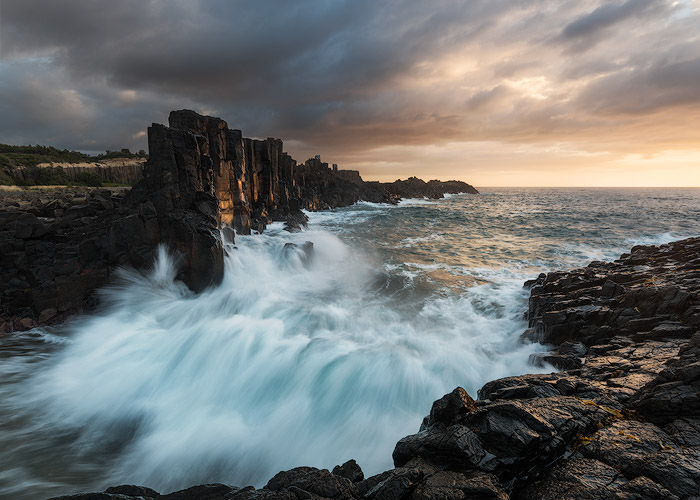
#> input picture Data/1.jpg, 700 x 500 px, given in place of 4.jpg, which was not available
$ jupyter execute Test.ipynb
#> lines starting #> are read from the running program, lines starting #| are printed output that depends on the picture; pictures that were not available may be replaced by others from this repository, and a replacement may not be noted
[cell 1]
import numpy as np
import sklearn
import matplotlib.pyplot as plt
import matplotlib.image as mpimg
from mpl_toolkits.mplot3d import Axes3D
import skimage
from sklearn.cluster import KMeans
from skimage import io
from skimage import color
from skimage import data
import cv2
import os, glob
import tools

[cell 2]
image_paths = os.listdir("Data")
image1 = skimage.io.imread("Data/" + "4.jpg")#image_paths[3])
#> image1 is the input picture: shape (500, 700, 3); mean R, G, B 107.8, 111, 110.7

[cell 3]
r = image1[:,:,0]
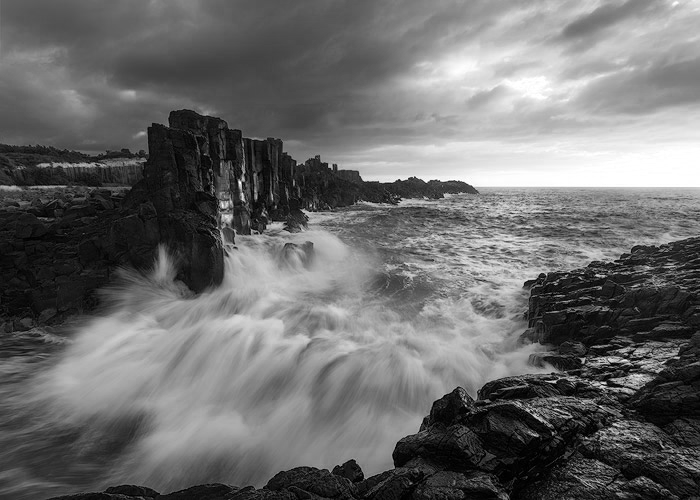
#> r: shape (500, 700); min 0, max 255, mean 107.8
g = image1[:,:,1]
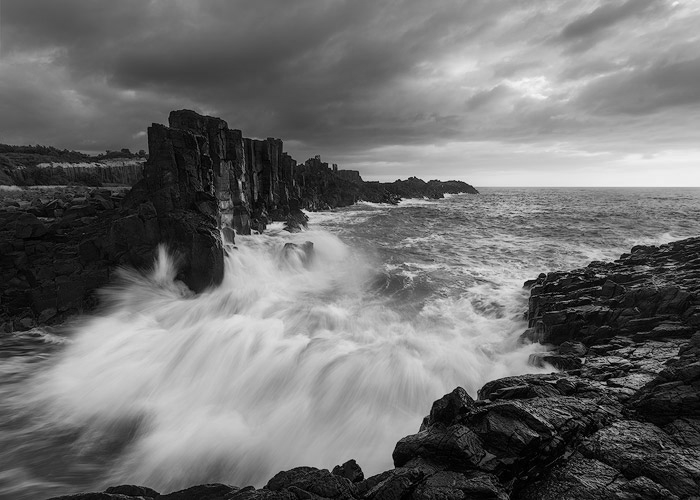
#> g: shape (500, 700); min 0, max 247, mean 111
b = image1[:,:,2]
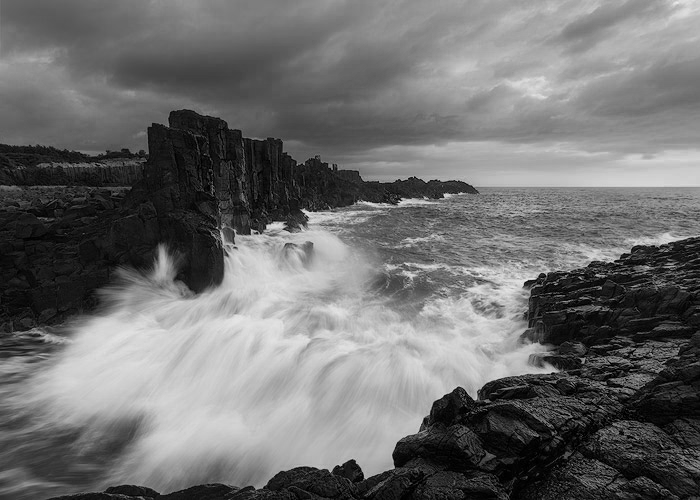
#> b: shape (500, 700); min 0, max 238, mean 110.7

[cell 4]
r = r.flatten()
g = g.flatten()
b = b.flatten()

fig = plt.figure()
ax = Axes3D(fig)
ax.scatter(r, g, b)
plt.show()

[cell 5]
image1flat = image1.reshape((image1.shape[0] * image1.shape[1], 3))
km = KMeans(n_clusters = 7)
km.fit(image1flat)
colors = km.cluster_centers_.astype(int)

[cell 6]
# https://buzzrobot.com/dominant-colors-in-an-image-using-k-means-clustering-3c7af4622036
numLabels = np.arange(0, 8)
(hist, _) = np.histogram(km.labels_, bins = numLabels)
hist = hist.astype("float")
hist /= hist.sum()
colors1 = km.cluster_centers_
colors1 = colors1[(-hist).argsort()]
hist = hist[(-hist).argsort()]
chart = np.zeros((50, 500, 3), np.uint8)
start = 0
for i in range(7):
    end = start + 500/7

    #getting rgb values
    r = colors1[i][0].item()
    g = colors1[i][1].item()
    b = colors1[i][2].item()

    #using cv2.rectangle to plot colors
    cv2.rectangle(chart, (int(start), 0), (int(end), 50), (r,g,b), -1)
    start = end
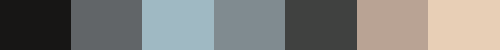
#> chart: shape (50, 500, 3); mean R, G, B 127, 126.2, 122.7

#display chart
plt.figure()
plt.axis("off")
plt.imshow(chart)
plt.show()
plt.imshow(image1)

[cell 7]
print(image1.shape)
#| (500, 700, 3)
imagelab = skimage.color.rgb2lab(image1)
#> imagelab: shape (500, 700, 3) float64; mean of channels 0, 1, 2 45.3, -0.7, -0.2

l = imagelab[:,:,0]
a = imagelab[:,:,1]
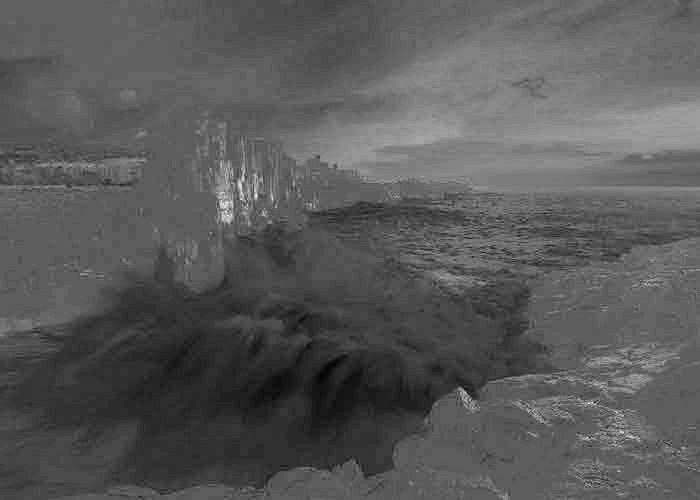
#> a: shape (500, 700) float64; min -16.21, max 28.07, mean -0.7; drawn with min black and max white
b = imagelab[:,:,2]
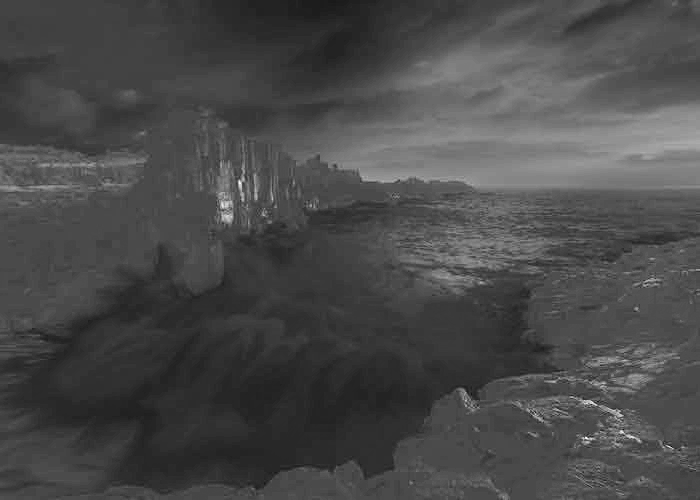
#> b: shape (500, 700) float64; min -24.81, max 59.78, mean -0.2; drawn with min black and max white

l = l.flatten()
a = a.flatten()
b = b.flatten()

fig = plt.figure()
ax = Axes3D(fig)
ax.scatter(l, a, b)
plt.show()

[cell 8]
imagelabflat = imagelab.reshape((imagelab.shape[0] * imagelab.shape[1], 3))
km = KMeans(n_clusters = 7)
km.fit(imagelabflat)
colors = km.cluster_centers_
print(colors)

[cell 9]
# https://buzzrobot.com/dominant-colors-in-an-image-using-k-means-clustering-3c7af4622036
numLabels = np.arange(0, 8)
(hist, _) = np.histogram(km.labels_, bins = numLabels)
hist = hist.astype("float")
hist /= hist.sum()
colors1 = km.cluster_centers_
colors1 = colors1[(-hist).argsort()]
colors1 = np.expand_dims(colors1, axis = 0)
colors1 = skimage.color.lab2rgb(colors1) * 255
colors1 = np.squeeze(colors1, axis = 0)


hist = hist[(-hist).argsort()]
chart = np.zeros((50, 500, 3), np.uint8)
start = 0
for i in range(7):
    end = start + 500/7

    #getting rgb values
    r = colors1[i][0].item()
    g = colors1[i][1].item()
    b = colors1[i][2].item()

    #using cv2.rectangle to plot colors
    cv2.rectangle(chart, (int(start), 0), (int(end), 50), (r,g,b), -1)
    start = end
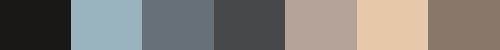
#> chart: shape (50, 500, 3); mean R, G, B 128.2, 124.2, 119.2

#display chart
plt.figure()
plt.axis("off")
plt.imshow(chart)
plt.show()
plt.imshow(image1)

$ run again, on Data/8.jpg
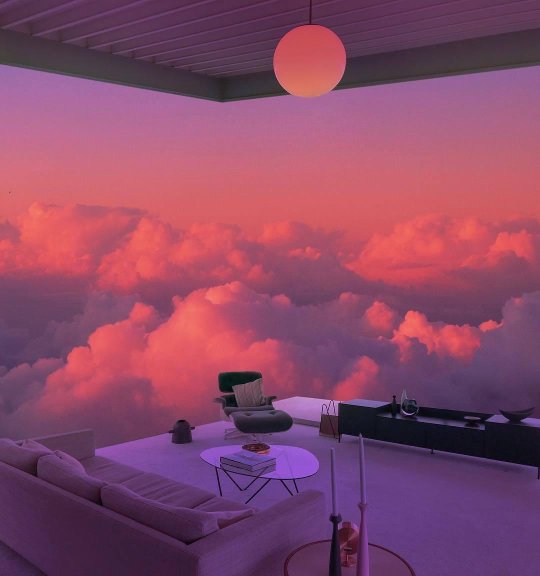
#> input picture Data/8.jpg, 1080 x 1152 px, given in place of 4.jpg, which was not available (shown at 1/2 size)
#> image1 is the input picture: shape (1152, 1080, 3); mean R, G, B 136, 71.9, 102.7
#| (1152, 1080, 3)
#> imagelab: shape (1152, 1080, 3) float64; mean of channels 0, 1, 2 39.2, 31.4, -5.6
#> `b = imagelab[:,:,2]`:
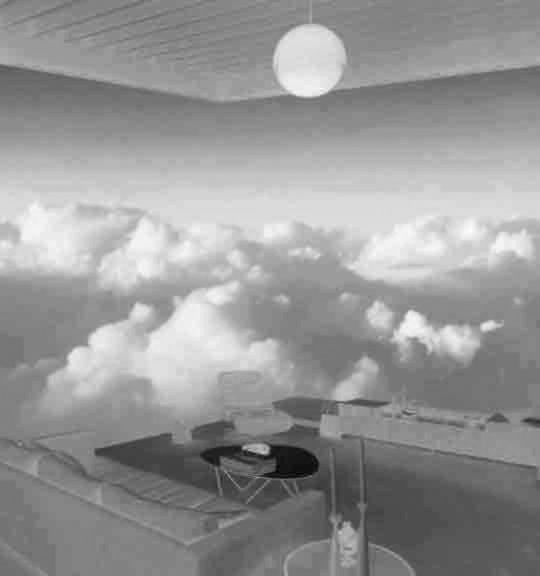
#> b: shape (1152, 1080) float64 (shown at 1/2 size); min -62.17, max 33.52, mean -5.6; drawn with min black and max white
#> after the loop `for i in range(7):`:
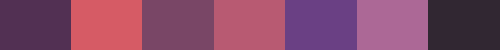
#> chart: shape (50, 500, 3); mean R, G, B 132.3, 72.2, 104.5
